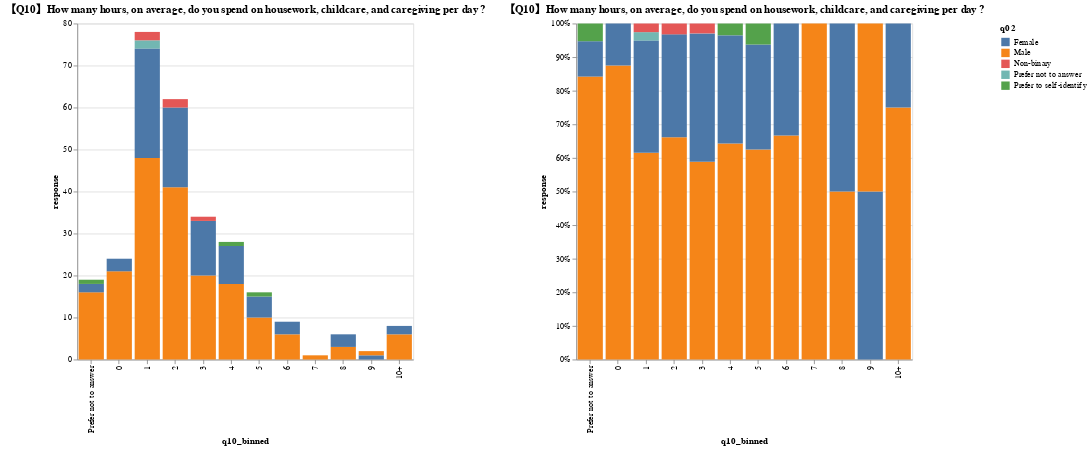

Write notebook code for a chart like this one.
### Code cell
t = cfg.questions.get("q10", "Could not get title")
q = make_histogram(data, "q10_binned", t)
q["data"]
q["chart"]

### Figure 1 — Vega-Lite specification as saved in the notebook (floating-point values rounded to 4 significant figures)
{"config": {"view": {"continuousWidth": 300, "continuousHeight": 300}}, "hconcat": [{"mark": {"type": "bar"}, "encoding": {"color": {"field": "q02", "type": "nominal"}, "order": {"field": "response", "sort": "descending", "type": "quantitative"}, "x": {"field": "q10_binned", "sort": ["Prefer not to answer", "0", "1", "2", "3", "4", "5", "6", "7", "8", "9", "10+"], "type": "ordinal"}, "y": {"field": "response", "type": "quantitative"}}, "height": 400, "title": "【Q10】How many hours, on average, do you spend on housework, childcare, and caregiving per day ?", "width": 400}, {"mark": {"type": "bar"}, "encoding": {"color": {"field": "q02", "type": "nominal"}, "order": {"field": "response", "sort": "descending", "type": "quantitative"}, "x": {"field": "q10_binned", "sort": ["Prefer not to answer", "0", "1", "2", "3", "4", "5", "6", "7", "8", "9", "10+"], "type": "ordinal"}, "y": {"field": "response", "stack": "normalize", "type": "quantitative"}}, "height": 400, "title": "【Q10】How many hours, on average, do you spend on housework, childcare, and caregiving per day ?", "width": 400}], "data": {"name": "data-06c92f6350c5c83f84255618f81c8298"}, "$schema": "https://vega.github.io/schema/vega-lite/v5.8.0.json", "datasets": {"data-06c92f6350c5c83f84255618f81c8298": [{"q10_binned": "Prefer not to answer", "q02": "Male", "response": 16}, {"q10_binned": "Prefer not to answer", "q02": "Female", "response": 2}, {"q10_binned": "Prefer not to answer", "q02": "Non-binary", "response": 0}, {"q10_binned": "Prefer not to answer", "q02": "Prefer to self-identify", "response": 1}, {"q10_binned": "Prefer not to answer", "q02": "Prefer not to answer", "response": 0}, {"q10_binned": "0", "q02": "Male", "response": 21}, {"q10_binned": "0", "q02": "Female", "response": 3}, {"q10_binned": "0", "q02": "Non-binary", "response": 0}, {"q10_binned": "0", "q02": "Prefer to self-identify", "response": 0}, {"q10_binned": "0", "q02": "Prefer not to answer", "response": 0}, {"q10_binned": "1", "q02": "Prefer not to answer", "response": 2}, {"q10_binned": "1", "q02": "Non-binary", "response": 2}, {"q10_binned": "1", "q02": "Prefer to self-identify", "response": 0}, {"q10_binned": "1", "q02": "Male", "response": 48}, {"q10_binned": "1", "q02": "Female", "response": 26}, {"q10_binned": "2", "q02": "Male", "response": 41}, {"q10_binned": "2", "q02": "Female", "response": 19}, {"q10_binned": "2", "q02": "Non-binary", "response": 2}, {"q10_binned": "2", "q02": "Prefer to self-identify", "response": 0}, {"q10_binned": "2", "q02": "Prefer not to answer", "response": 0}, {"q10_binned": "3", "q02": "Male", "response": 20}, {"q10_binned": "3", "q02": "Female", "response": 13}, {"q10_binned": "3", "q02": "Non-binary", "response": 1}, {"q10_binned": "3", "q02": "Prefer to self-identify", "response": 0}, {"q10_binned": "3", "q02": "Prefer not to answer", "response": 0}, {"q10_binned": "4", "q02": "Prefer to self-identify", "response": 1}, {"q10_binned": "4", "q02": "Non-binary", "response": 0}, {"q10_binned": "4", "q02": "Prefer not to answer", "response": 0}, {"q10_binned": "4", "q02": "Male", "response": 18}, {"q10_binned": "4", "q02": "Female", "response": 9}, {"q10_binned": "5", "q02": "Male", "response": 10}, {"q10_binned": "5", "q02": "Female", "response": 5}, {"q10_binned": "5", "q02": "Non-binary", "response": 0}, {"q10_binned": "5", "q02": "Prefer to self-identify", "response": 1}, {"q10_binned": "5", "q02": "Prefer not to answer", "response": 0}, {"q10_binned": "6", "q02": "Male", "response": 6}, {"q10_binned": "6", "q02": "Female", "response": 3}, {"q10_binned": "6", "q02": "Non-binary", "response": 0}, {"q10_binned": "6", "q02": "Prefer to self-identify", "response": 0}, {"q10_binned": "6", "q02": "Prefer not to answer", "response": 0}, {"q10_binned": "7", "q02": "Prefer not to answer", "response": 0}, {"q10_binned": "7", "q02": "Non-binary", "response": 0}, {"q10_binned": "7", "q02": "Prefer to self-identify", "response": 0}, {"q10_binned": "7", "q02": "Male", "response": 1}, {"q10_binned": "7", "q02": "Female", "response": 0}, {"q10_binned": "8", "q02": "Male", "response": 3}, {"q10_binned": "8", "q02": "Female", "response": 3}, {"q10_binned": "8", "q02": "Non-binary", "response": 0}, {"q10_binned": "8", "q02": "Prefer to self-identify", "response": 0}, {"q10_binned": "8", "q02": "Prefer not to answer", "response": 0}, {"q10_binned": "9", "q02": "Prefer not to answer", "response": 0}, {"q10_binned": "9", "q02": "Prefer to self-identify", "response": 0}, {"q10_binned": "9", "q02": "Female", "response": 1}, {"q10_binned": "9", "q02": "Male", "response": 1}, {"q10_binned": "9", "q02": "Non-binary", "response": 0}, {"q10_binned": "10+", "q02": "Prefer to self-identify", "response": 0}, {"q10_binned": "10+", "q02": "Male", "response": 6}, {"q10_binned": "10+", "q02": "Female", "response": 2}, {"q10_binned": "10+", "q02": "Non-binary", "response": 0}, {"q10_binned": "10+", "q02": "Prefer not to answer", "response": 0}]}}
